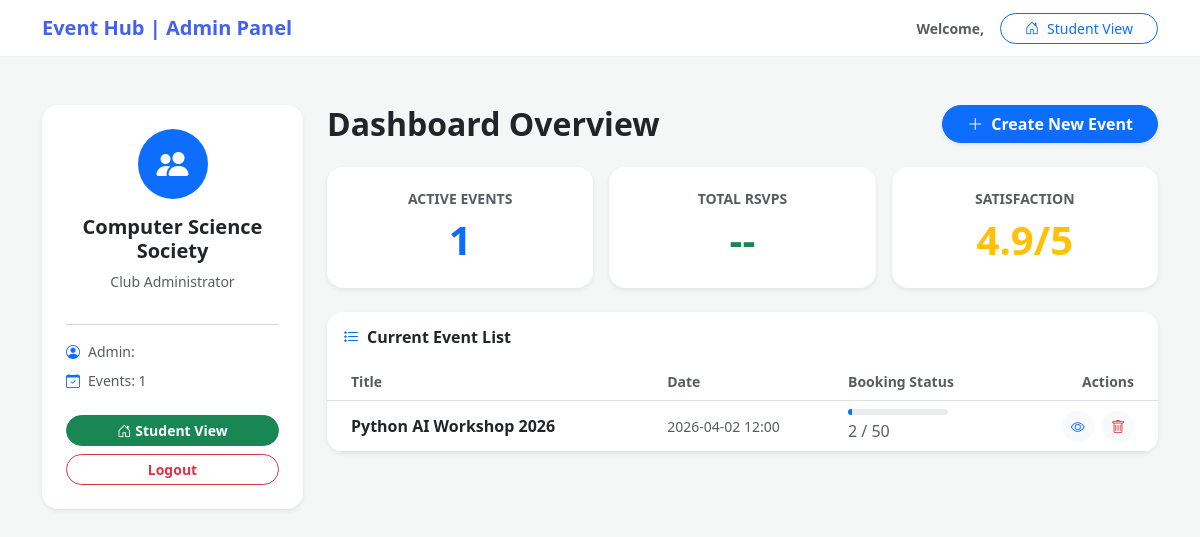
Page /dashboard/ (signed in) on the committed database.
### events/models.py (models this page shows, shortened)
class Society(models.Model):
    name = models.CharField(max_length=100, unique=True)
    description = models.TextField()
    logo = models.ImageField(upload_to='society_logos/', blank=True, null=True)
    admin = models.OneToOneField(User, on_delete=models.CASCADE, related_name='managed_society')
    created_at = models.DateTimeField(auto_now_add=True)

class Event(models.Model):
    society = models.ForeignKey(Society, on_delete=models.CASCADE, related_name='events')
    title = models.CharField(max_length=200)
    description = models.TextField()
    location = models.CharField(max_length=255)
    latitude = models.FloatField(null=True, blank=True)
    longitude = models.FloatField(null=True, blank=True)
    start_time = models.DateTimeField()
    end_time = models.DateTimeField()
    capacity = models.PositiveIntegerField()
    image = models.ImageField(upload_to='event_images/', blank=True, null=True)
    created_at = models.DateTimeField(auto_now_add=True)

### events/views.py (the view)
# urls.py: path('dashboard/', views.admin_dashboard, name='admin_dashboard'),
@login_required
def admin_dashboard(request):
    if request.user.role != User.SOCIETY_ADMIN and not request.user.is_superuser:
        return redirect('home')
    society, created = Society.objects.get_or_create(
        admin=request.user,
        defaults={'name': f"{request.user.first_name}'s Society"}
    )
    events = society.events.all()
    return render(request, 'events/admin_dashboard.html', {'society': society, 'events': events})

### events/templates/events/admin_dashboard.html (shortened to what this page needs)
{% extends 'events/base.html' %}
{% block body_class %}body-admin{% endblock %}
{% block navbar %}
<nav class="navbar navbar-expand-lg navbar-light sticky-top mb-4" style="background: white; border-bottom: 1px solid rgba(0,0,0,0.05);">
    <div class="container">
        <a class="navbar-brand fw-bold" href="{% url 'home' %}" style="color: #4361ee;">Event Hub | Admin Panel</a>
        <div class="d-flex align-items-center">
            <span class="small fw-bold text-muted me-3">Welcome, {{ user.first_name }}</span>
            <a href="{% url 'home' %}" class="btn btn-outline-primary btn-sm rounded-pill px-4"><i class="bi bi-house-door me-2"></i>Student View</a>
        </div>
    </div>
</nav>
{% endblock %}
{% block content %}
<div class="container py-4">
    <div class="row">
        <div class="col-lg-3 mb-4">
            <div class="card sidebar shadow-sm p-4 text-center border-0 rounded-4">
                <div class="bg-primary text-white rounded-circle d-inline-flex align-items-center justify-content-center mb-3 mx-auto" style="width: 70px; height: 70px;">
                    <i class="bi bi-people-fill fs-2"></i>
                </div>
                <h5 class="fw-bold text-dark">{{ society.name }}</h5>
                <p class="text-muted small mb-3">Club Administrator</p>
                <hr class="text-muted opacity-25">
                <div class="text-start mb-4">
                    <p class="small text-muted mb-2"><i class="bi bi-person-circle me-2 text-primary"></i>Admin: {{ user.first_name }}</p>
                    <p class="small text-muted mb-0"><i class="bi bi-calendar-check me-2 text-primary"></i>Events: {{ events.count }}</p>
                </div>
                <a href="{% url 'home' %}" class="btn btn-success btn-sm w-100 rounded-pill mb-2 fw-bold">
                    <i class="bi bi-house-door me-1"></i>Student View
                </a>
                <a href="{% url 'logout' %}" class="btn btn-outline-danger btn-sm w-100 rounded-pill fw-bold">Logout</a>
            </div>
        </div>
        <div class="col-lg-9">
            <div class="d-flex justify-content-between align-items-center mb-4">
                <h2 class="fw-bold text-dark m-0">Dashboard Overview</h2>
                <a href="{% url 'create_event' %}" class="btn btn-primary px-4 rounded-pill shadow-sm fw-bold">
                    <i class="bi bi-plus-lg me-2"></i>Create New Event
                </a>
            </div>
            <div class="row g-3 mb-4 text-center">
                <div class="col-md-4">
                    <div class="card bg-white shadow-sm p-4 border-0 rounded-4 h-100">
                        <h6 class="text-muted small text-uppercase fw-bold mb-2">Active Events</h6>
                        <h2 class="fw-bold text-primary mb-0 display-6">{{ events.count }}</h2>
                    </div>
                </div>
                <div class="col-md-4">
                    <div class="card bg-white shadow-sm p-4 border-0 rounded-4 h-100">
                        <h6 class="text-muted small text-uppercase fw-bold mb-2">Total RSVPs</h6>
                        <h2 class="fw-bold text-success mb-0 display-6">--</h2>
                    </div>
                </div>
                <div class="col-md-4">
                    <div class="card bg-white shadow-sm p-4 border-0 rounded-4 h-100">
                        <h6 class="text-muted small text-uppercase fw-bold mb-2">Satisfaction</h6>
                        <h2 class="fw-bold text-warning mb-0 display-6">4.9/5</h2>
                    </div>
                </div>
            </div>
            <div class="card shadow-sm border-0 rounded-4 overflow-hidden">
                <div class="card-header bg-white py-3 border-bottom-0">
                    <h6 class="mb-0 fw-bold text-dark"><i class="bi bi-list-stars me-2 text-primary"></i>Current Event List</h6>
                </div>
                <div class="table-responsive">
                    <table class="table table-hover align-middle mb-0">
                        <thead class="bg-light">
                            <tr>
                                <th class="ps-4 text-muted small">Title</th>
                                <th class="text-muted small">Date</th>
                                <th class="text-muted small">Booking Status</th>
                                <th class="text-end pe-4 text-muted small">Actions</th>
                            </tr>
                        </thead>
                        <tbody>
                            {% for event in events %}
                            <tr>
                                <td class="ps-4 fw-semibold text-dark">{{ event.title }}</td>
                                <td class="small text-muted">{{ event.start_time|date:"Y-m-d H:i" }}</td>
                                <td>
                                    <div class="progress mb-1" style="height: 6px; width: 100px; background-color: #e9ecef;">
                                        <div class="progress-bar bg-primary" style="width: {% widthratio event.tickets.count event.capacity 100 %}%"></div>
                                    </div>
                                    <span class="x-small text-muted">{{ event.tickets.count }} / {{ event.capacity }}</span>
                                </td>
                                <td class="text-end pe-4">
                                    <a href="{% url 'event_detail' event.id %}" class="btn btn-light btn-sm rounded-circle text-primary"><i class="bi bi-eye"></i></a>
                                    <button type="button" class="btn btn-light btn-sm text-danger rounded-circle ms-1"
                                            onclick="openCustomModal('Are you sure you want to permanently delete this event?', 'deleteEventForm_{{ event.id }}')">
                                        <i class="bi bi-trash"></i>
                                    </button>
                                </td>
                            </tr>
                            {% empty %}
                            <tr>
                                <td colspan="4" class="text-center py-5 text-muted">No events created yet.</td>
                            </tr>
                            {% endfor %}
                        </tbody>
                    </table>
                </div>
            </div>
        </div>
    </div>
</div>
{% endblock %}

### events/static/events/css/style.css (style rules this page uses)
:root { --primary-color: #4361ee; --accent-color: #4cc9f0; --text-dark: #2b2d42; }
.body-admin { background-color: #f4f7f6; }
.sidebar { background: white; border-radius: 15px; height: fit-content; }

### rows in the picture
Society: name "Computer Science Society", count "1"
Event: title "Python AI Workshop 2026", start_time "2026-04-02 12:00", tickets.count "2", capacity "50"

### other values in the picture
{{ events.count }} "1"
